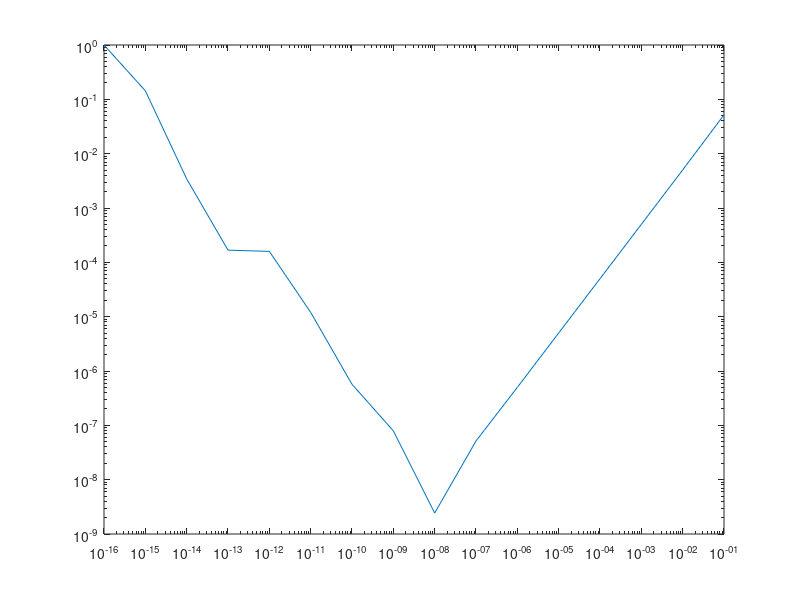

Recreate this plot in MATLAB.
f = @(x) exp(x);
k = 1:16;
h = 10.^(-k);

df = @(x) (f(x + h) - f(x)) ./ h;
exp_d = df(1);

% get the relative errors
exp_err = abs((exp_d - exp(1)) ./ exp(1));

% get the loglog graph
loglog(h, exp_err)

% get the minimum error and check it against eps
h_min = min(exp_err)
e_mach = eps

